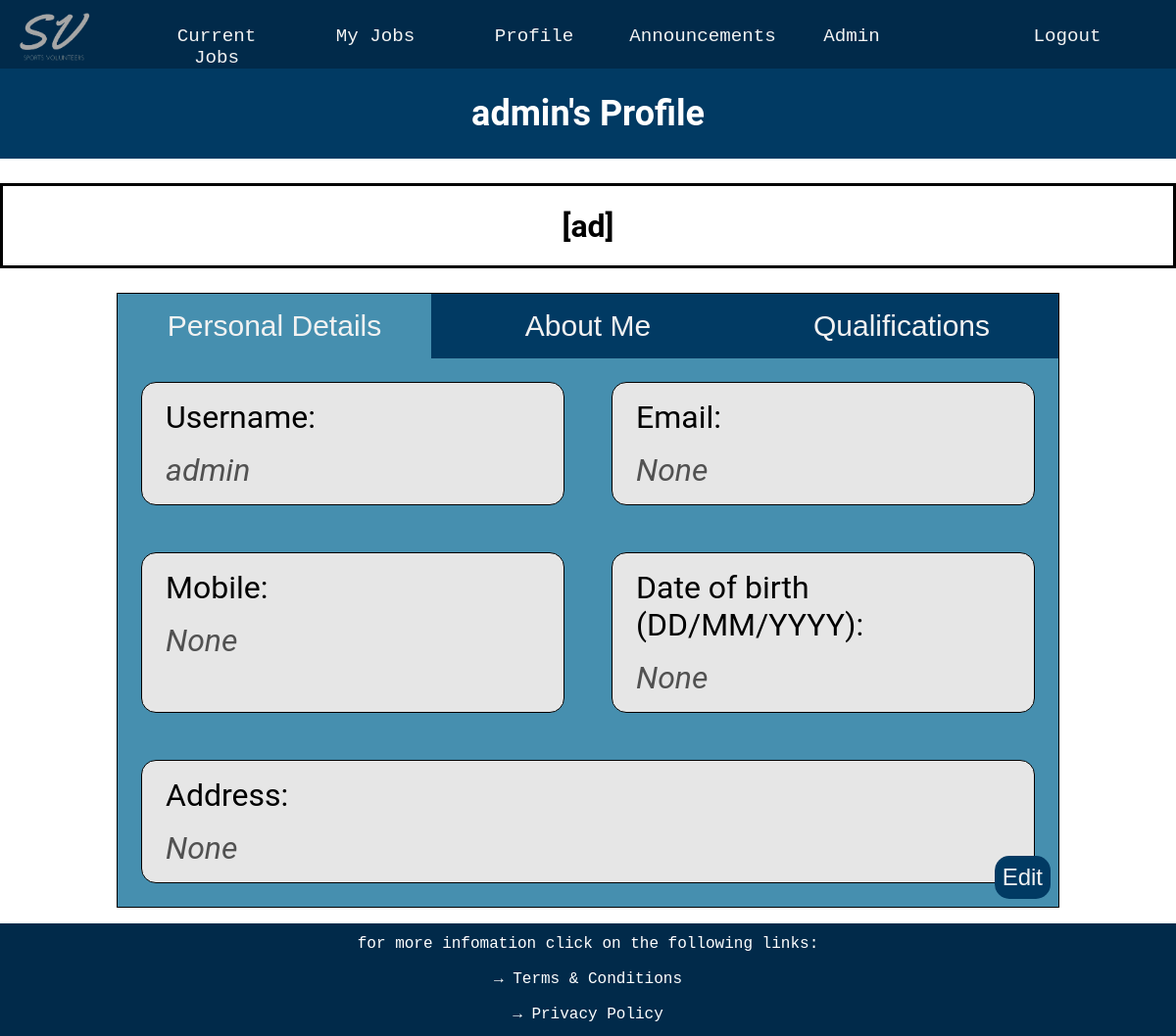
Screenshot of /profile (signed in) with the database file from the repository.
### website/databases.py (models this page shows, shortened)
class User(UserMixin, db.Model):
    __tablename__ = 'users'
    user_id = db.Column(db.Integer, primary_key=True, autoincrement=True)
    username = db.Column(db.String(16), index=True, unique=True)
    password_hash = db.Column(db.String(64))
    email = db.Column(db.String(30))
    mobile = db.Column(db.String(15))
    preferred_name = db.Column(db.String(15))
    dob = db.Column(db.String(11))
    address = db.Column(db.String(50))
    jobs_completed = db.Column(db.Integer)
    admin = db.Column(db.Boolean)
    details = db.Column(db.String(255))
    qualifications = db.relationship('Qualification', secondary=user_qualifications,
                                     backref=db.backref('users', lazy='subquery'))
    jobs = db.relationship('Jobs', secondary='user_job_link',
                           backref=db.backref('assigned_users', lazy='dynamic'))
    def get_id(self):
        return str(self.user_id)

### website/routes.py (the view, shortened to what this page needs)
@app.route('/profile', methods=['GET', 'POST'])
def profile():
    user = db.session.query(User).filter_by(user_id=current_user.get_id()).first()
    profile_form = profileEditForm()
    my_requests = Requests.query.filter_by(user_id=current_user.get_id()).all()
    my_remove_requests = RemoveRequests.query.filter_by(user_id=current_user.get_id()).all()
    job_table = Jobs
    current_user_id = current_user.get_id()
    assigned_jobs = Jobs.query.join(UserJobLink, Jobs.job_id == UserJobLink.job_id).filter(UserJobLink.user_id == current_user_id).all()
    details_form = ProfileDetailsForm()
    all_qualifications = Qualification.query.all()
    qualifications = []
    user_qualification_ids = []
    user_qualifications = user.qualifications
    for qualification in user_qualifications:
        user_qualification_ids.append(qualification.qualifications_id)
    for qualification in all_qualifications:
        if not qualification.qualifications_id in user_qualification_ids:
            qualifications.append(qualification)
    return render_template('profile.html', assigned_jobs=assigned_jobs, profile_form=profile_form, qualifications=qualifications,
                           user_qualifications=[q.qualifications_id for q in current_user.qualifications], my_requests=my_requests,
                           my_remove_requests=my_remove_requests, details_form=details_form, job_table=job_table,
                           prescription_level = prescription_level)

### website/routes.py (called while the page is built)
@lm.user_loader
def load_user(user_id):
    return User.query.get(int(user_id))

### website/templates/profile.html (shortened to what this page needs)
{% extends "layout.html" %}
{% block page_content %}
<div class="p-title-box">
    <h1 class = 'profile-title'>{{ current_user.username }}'s Profile</h1>
</div>
{% if prescription_level == 'free' %}
<div class="ad_top">
    <h1 class='ad_text'>[ad]</h1>
</div>
{% endif %}
<div class='profile-container'>
    <div class='tab-container'>
        <button class="profile-tab" onclick="showTab('PersonalDetails', this)" id="defaultOpen">Personal Details</button>
        <button class="profile-tab" onclick="showTab('AboutMe', this)">About Me</button>
        <button class="profile-tab" onclick="showTab('Qualifications', this)">Qualifications</button>
    </div>
    <form id="PersonalDetails" class="profile-tab-content profile-flex" action="" method="POST">
        <button class="Edit" style onclick="showEdits(event)">Edit</button>
        <div class='details-section'>
            <p class = "profile-box-text">Username: </p>
            <p class='profile-box-text profile-data-text'>{{ current_user.username }}</p>
        </div>
        <div class='details-section'>
            <p class = "profile-box-text">Email:</p>
            <p class='profile-box-text profile-data-text'>{{ current_user.email }}</p>
        </div>
        <div class='details-section'>
            <p class = "profile-box-text">Mobile:</p>
            <p class='profile-box-text profile-data-text'>{{ current_user.mobile }}</p>
        </div>
        <div class='details-section'>
            <p class = "profile-box-text">Date of birth (DD/MM/YYYY):</p>
            <p class='profile-box-text profile-data-text'>{{ current_user.dob }}</p>
        </div>
        <div class='details-section'>
            <p class = "profile-box-text">Address:</p>
            <p class='profile-box-text profile-data-text'>{{ current_user.address }}</p>
        </div>
    </form>
</div>
{% endblock %}

### website/static/styles.css (style rules this page uses)
.profile-title, .timetable-title { text-align: center; font-size: 3vw; color: white; }
.p-title-box, .timetable-title-box { background-color: #013A63; padding: 1px; margin-bottom: 25px; }
.profile-box-text { font-size: 4vh; margin: 1rem 1.5rem 1rem 1.5rem; width: auto; }
.profile-data-text { color: #515151; font-style: italic; }
.profile-container { display: flex; flex-direction: column; width: 80%; margin: auto; border: 1px solid black; padding: 0; }
.tab-container { display: flex; flex-direction: row; }
.profile-tab { flex: 30%; background-color: #013A63; color: #F2F2F2; float: left; border: none; outline: none; cursor: pointer; font-size: 2.5vw; width: 33%; margin: 0; padding: 1rem 0 1rem 0; }
.profile-tab-content { flex-direction: column; position: relative; flex: 70%; color: #F2F2F2; height: 100%; display: none; background-color: #468FAF; }
.profile-flex { justify-content: space-between; align-content: space-between; flex-direction: row; flex-wrap: wrap; }
.details-section { margin: 1.5rem; flex: 40%; width: auto; border: 1px solid black; border-radius: 15px; background-color: #e6e6e6; color: black; }
.Edit { display: inline-block; margin: 0.5rem 0.5rem 0.5rem 0.5rem; background-color: #013A63 ; color: #F2F2F2; border: none; outline: none; cursor: pointer; border-radius: 0; font-size: 3vh; padding: 0.5rem; border-radius: 15px; position: absolute; bottom: 0; right: 0; }
.ad_top { background-color: white; margin-bottom: 25px; text-align: center; border-style: solid; }

### rows the page displays
User: username "admin", email "None", mobile "None", dob "None", address "None"
